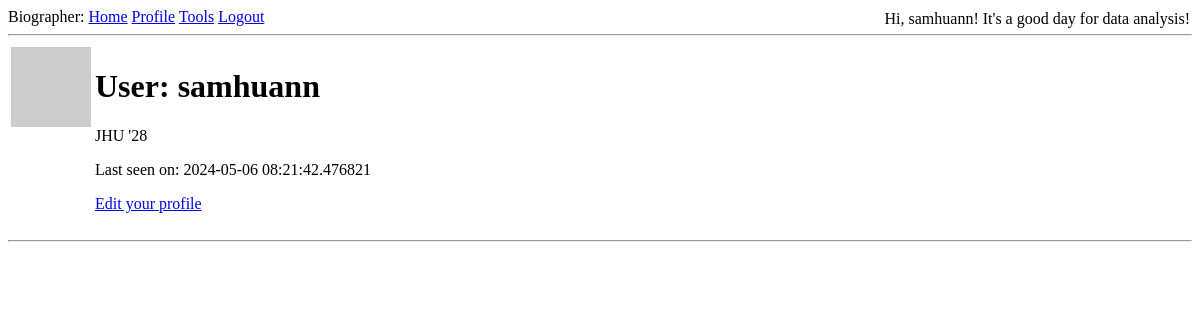
Before: /user/samhuann (signed in) with the older database file.
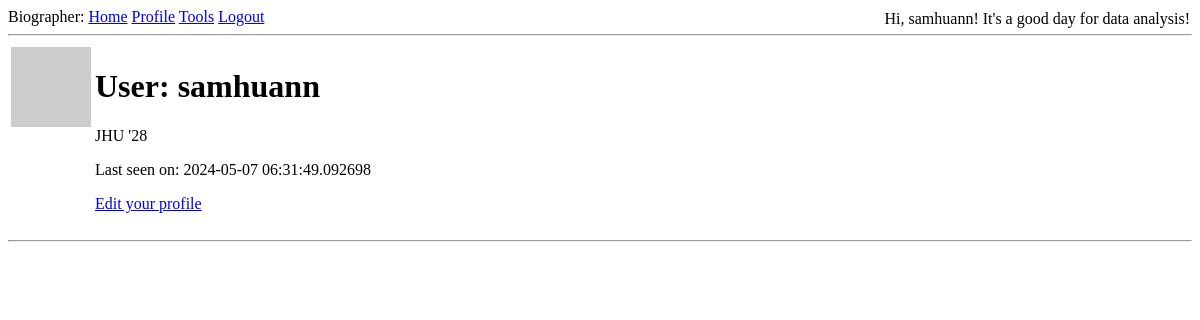
After: the same page with the newer database file.
### app/models.py (models this page shows, shortened)
class User(UserMixin, db.Model):
    id: so.Mapped[int] = so.mapped_column(primary_key=True)
    username: so.Mapped[str] = so.mapped_column(sa.String(64), index=True,
                                                unique=True)
    email: so.Mapped[str] = so.mapped_column(sa.String(120), index=True,
                                             unique=True)
    password_hash: so.Mapped[Optional[str]] = so.mapped_column(sa.String(256))
    def avatar(self, size):
        digest = md5(self.email.lower().encode('utf-8')).hexdigest()
        return f'https://www.gravatar.com/avatar/{digest}?d=identicon&s={size}'
    about_me: so.Mapped[Optional[str]] = so.mapped_column(sa.String(140))
    last_seen: so.Mapped[Optional[datetime]] = so.mapped_column(
        default=lambda: datetime.now(timezone.utc))

### app/main/routes.py (the view)
@bp.route('/user/<username>')
@login_required
def user(username):
    user = db.first_or_404(sa.select(User).where(User.username == username))
    return render_template('user.html', user=user)

### app/main/routes.py (called while the page is built)
@bp.before_app_request
def before_request():
    if current_user.is_authenticated:
        current_user.last_seen = datetime.now(timezone.utc)
        db.session.commit()

### app/models.py (called while the page is built)
@login.user_loader
def load_user(id):
    return db.session.get(User, int(id))

### app/templates/user.html
{% extends "base.html" %}
{% block content %}
    <table>
        <tr valign="top">
            <td><img src="{{ user.avatar(128) }}"></td>
            <td>
                <h1>User: {{ user.username }}</h1>
                {% if user.about_me %}<p>{{ user.about_me }}</p>{% endif %}
                {% if user.last_seen %}<p>Last seen on: {{ user.last_seen }}</p>{% endif %}
                {% if user == current_user %}
                <p><a href="{{ url_for('main.edit_profile') }}">Edit your profile</a></p>
                {% endif %}
            </td>
        </tr>
    </table>
    <hr>
{% endblock %}

### app/templates/base.html (shortened to what this page needs)
<!DOCTYPE html>
<html lang="en">
<head>
</head>
<body>
    <div>
        Biographer:
        <a href="{{ url_for('main.upload_form') }}">Home</a>
        {% if current_user.is_anonymous %}
        <a href="{{ url_for('auth.login') }}">Login</a>
        {% else %}
        <a href="{{ url_for('main.user', username=current_user.username) }}">Profile</a>
        <a href="{{ url_for('main.tool_list') }}">Tools</a>
        <a href="{{ url_for('auth.logout') }}">Logout</a>
        <div style="position: absolute; top: 10px; right: 10px; font-size: 16px;">
            Hi, {{ current_user.username }}! It's a good day for data analysis!
        </div>
        {% endif %}
    </div>
    <hr>
    {% block content %}{% endblock %}
</body>
</html>

Changed rows visible on the page:
changed User "samhuann": last_seen "2024-05-06 08:21:42.476821" → "2024-05-07 06:31:49.092698"
